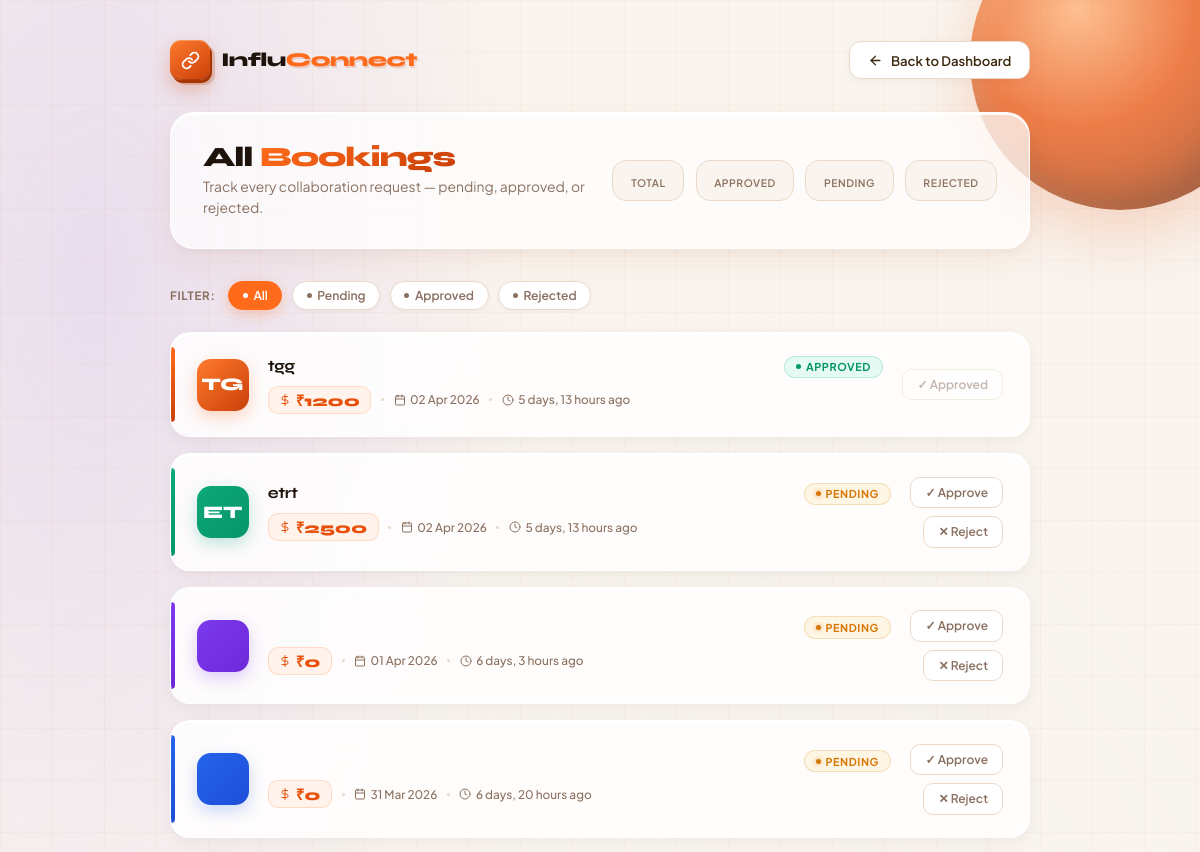
Before: /shopkeepers/bookings/ (signed in, upper part) with the older database file.
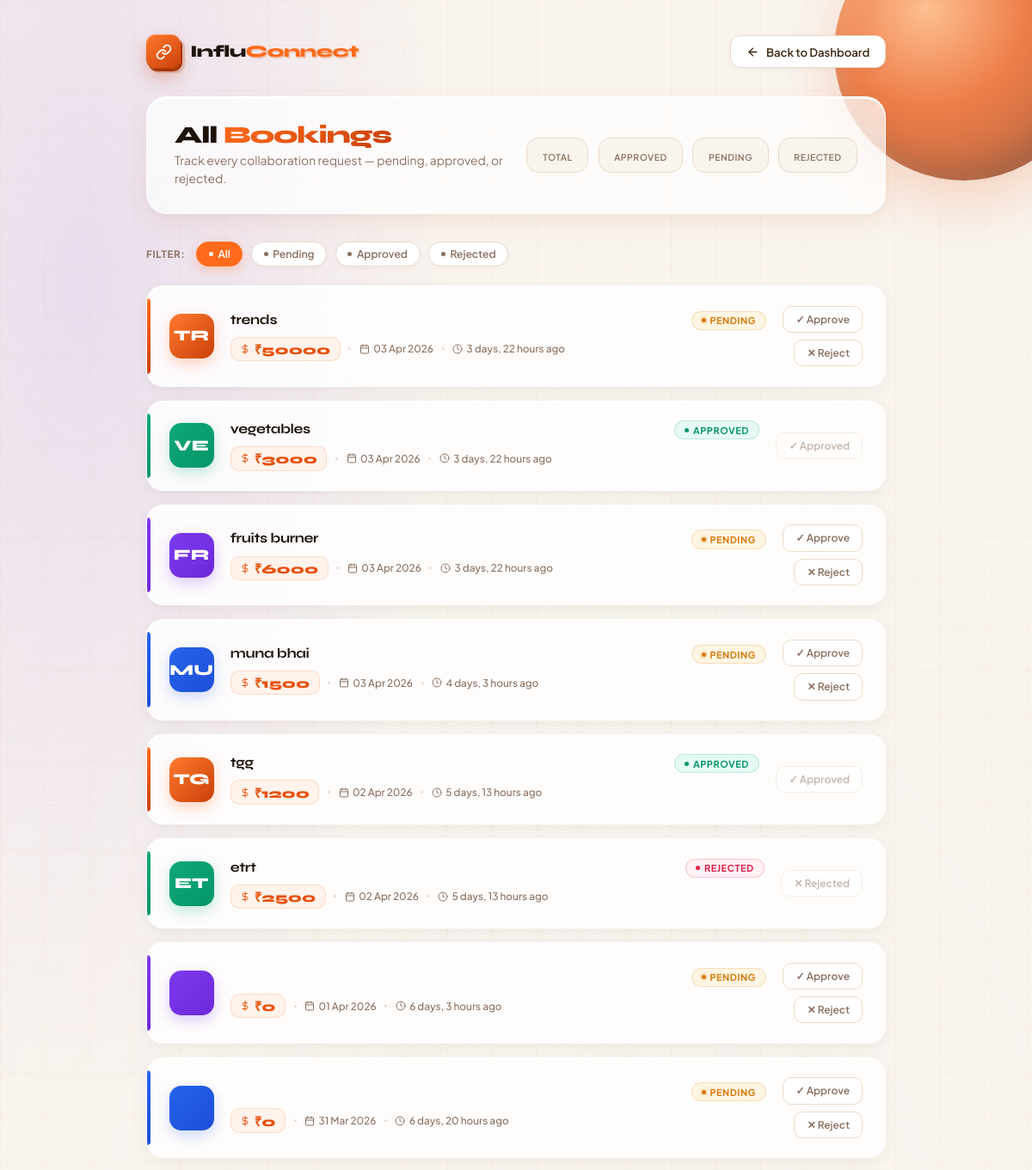
After: the same page with the newer database file.
### bookings/models.py (models this page shows, shortened)
class Booking(models.Model):
    STATUS_CHOICES = [
        ('pending', 'Pending'),
        ('approved', 'Approved'),
        ('rejected', 'Rejected'),
    ]
    shopkeeper = models.ForeignKey(
        settings.AUTH_USER_MODEL,
        on_delete=models.CASCADE,
        related_name='shop_bookings'
    )
    influencer = models.ForeignKey(
        'influencers.InfluencerProfile',
        on_delete=models.CASCADE,
        related_name='influencer_bookings'
    )
    business_name = models.CharField(max_length=200, default="")
    message = models.TextField(default="")
    category = models.CharField(max_length=100, default="")
    location = models.CharField(max_length=200, blank=True, null=True)
    amount = models.PositiveIntegerField(default=0)
    booking_date = models.DateField(null=True, blank=True)
    booking_time = models.TimeField(null=True, blank=True)
    status = models.CharField(
        max_length=20,
        choices=STATUS_CHOICES,
        default='pending'
    )
    created_at = models.DateTimeField(auto_now_add=True)

### shopkeepers/views.py (the view)
# urls.py: path('bookings/', views.my_bookings, name='my_bookings'),
@login_required
def my_bookings(request):
    bookings = Booking.objects.filter(
        shopkeeper=request.user
    ).order_by('-created_at')
    return render(request, 'bookings/all_bookings.html', {
        'bookings': bookings
    })

### templates/bookings/all_bookings.html (shortened to what the changed rows need)
<!DOCTYPE html>
<html lang="en">
<head>
</head>
<body>
<div class="page-wrap">
  <div class="page-header">
    <div class="header-inner">
      <div class="header-text">
        <h1 class="page-title">All <span>Bookings</span></h1>
      </div>
    </div>
  </div>
  <div class="bookings-grid">
    {% for booking in bookings %}
    <div class="booking-card">
      <div class="bk-avatar">
        {{ booking.business_name|slice:":2"|upper }}
      </div>
      <div class="bk-body">
        <div class="bk-top">
          <span class="bk-name">{{ booking.business_name }}</span>
          <span class="status-pill
            {% if booking.status == 'pending' %}pending
            {% elif booking.status == 'approved' or booking.status == 'accepted' %}approved
            {% elif booking.status == 'rejected' %}rejected
            {% endif %}">
            {% if booking.status == 'approved' or booking.status == 'accepted' %}Approved
            {% else %}{{ booking.status|capfirst }}{% endif %}
          </span>
        </div>
        <div class="bk-meta">
          <span class="bk-amount">
            <svg viewBox="0 0 24 24" fill="none" stroke="currentColor" stroke-width="2" stroke-linecap="round" stroke-linejoin="round">
              <line x1="12" y1="1" x2="12" y2="23"/>
              <path d="M17 5H9.5a3.5 3.5 0 0 0 0 7h5a3.5 3.5 0 0 1 0 7H6"/>
            </svg>
            ₹{{ booking.amount }}
          </span>
          <span class="bk-sep"></span>
          <span class="bk-date">
            <svg viewBox="0 0 24 24" fill="none" stroke="currentColor" stroke-width="2" stroke-linecap="round" stroke-linejoin="round">
              <rect x="3" y="4" width="18" height="18" rx="2" ry="2"/>
              <line x1="16" y1="2" x2="16" y2="6"/>
              <line x1="8" y1="2" x2="8" y2="6"/>
              <line x1="3" y1="10" x2="21" y2="10"/>
            </svg>
            {{ booking.created_at|date:"d M Y" }}
          </span>
          <span class="bk-sep"></span>
          <span class="bk-date">
            <svg viewBox="0 0 24 24" fill="none" stroke="currentColor" stroke-width="2" stroke-linecap="round" stroke-linejoin="round">
              <circle cx="12" cy="12" r="10"/>
              <polyline points="12 6 12 12 16 14"/>
            </svg>
            {{ booking.created_at|timesince }} ago
          </span>
        </div>
      </div>
      <div class="bk-actions">
        {% if booking.status == 'pending' %}
          <form method="POST" action="{% url 'bookings:approve_booking' booking.id %}">
            <button type="submit" class="bk-action-btn approve">✓ Approve</button>
          </form>
          <form method="POST" action="{% url 'bookings:reject_booking' booking.id %}">
            <button type="submit" class="bk-action-btn reject">✕ Reject</button>
          </form>
        {% else %}
          <span class="bk-action-btn no-action">
            {% if booking.status == 'approved' or booking.status == 'accepted' %}✓ Approved
            {% elif booking.status == 'rejected' %}✕ Rejected
            {% else %}{{ booking.status|capfirst }}{% endif %}
          </span>
        {% endif %}
      </div>
    </div>
    {% endfor %}
  </div>
</div>
</body>
</html>

Changed rows visible on the page:
added Booking: business_name "TR", business_name "trends", status "PENDING", amount "50000", created_at "03 Apr 2026", created_at "3 days, 22 hours", shows "✓ Approve"
added Booking: business_name "VE", business_name "vegetables", status "APPROVED", amount "3000", created_at "03 Apr 2026", created_at "3 days, 22 hours"
added Booking: business_name "FR", business_name "fruits burner", status "PENDING", amount "6000", created_at "03 Apr 2026", created_at "3 days, 22 hours", shows "✓ Approve"
added Booking: business_name "MU", business_name "muna bhai", status "PENDING", amount "1500", created_at "03 Apr 2026", created_at "4 days, 3 hours", shows "✓ Approve"
changed Booking "ET": status "PENDING" → "REJECTED"; status "✓ Approve ✕ Reject" → "✕ Rejected"
